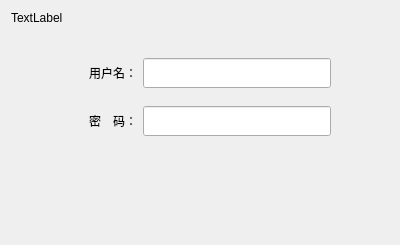
<?xml version="1.0" encoding="UTF-8"?>
<ui version="4.0">
 <class>Dialog</class>
 <widget class="QDialog" name="Dialog">
  <property name="geometry">
   <rect>
    <x>0</x>
    <y>0</y>
    <width>400</width>
    <height>245</height>
   </rect>
  </property>
  <property name="windowTitle">
   <string>Dialog</string>
  </property>
  <layout class="QVBoxLayout" name="verticalLayout">
   <item>
    <widget class="QLabel" name="label">
     <property name="text">
      <string>TextLabel</string>
     </property>
    </widget>
   </item>
   <item>
    <widget class="QWidget" name="widget" native="true">
     <property name="minimumSize">
      <size>
       <width>0</width>
       <height>100</height>
      </size>
     </property>
     <layout class="QHBoxLayout" name="horizontalLayout">
      <item>
       <widget class="QWidget" name="widget_2" native="true">
        <layout class="QVBoxLayout" name="verticalLayout_3">
         <item>
          <widget class="QWidget" name="widget_4" native="true">
           <layout class="QHBoxLayout" name="horizontalLayout_2">
            <property name="leftMargin">
             <number>60</number>
            </property>
            <property name="rightMargin">
             <number>40</number>
            </property>
            <item>
             <widget class="QLabel" name="label_3">
              <property name="minimumSize">
               <size>
                <width>0</width>
                <height>30</height>
               </size>
              </property>
              <property name="text">
               <string>用户名：</string>
              </property>
             </widget>
            </item>
            <item>
             <widget class="QLineEdit" name="lineEdit">
              <property name="minimumSize">
               <size>
                <width>0</width>
                <height>30</height>
               </size>
              </property>
             </widget>
            </item>
           </layout>
          </widget>
         </item>
         <item>
          <widget class="QWidget" name="widget_5" native="true">
           <layout class="QHBoxLayout" name="horizontalLayout_3">
            <property name="leftMargin">
             <number>60</number>
            </property>
            <property name="rightMargin">
             <number>40</number>
            </property>
            <item>
             <widget class="QLabel" name="label_4">
              <property name="minimumSize">
               <size>
                <width>0</width>
                <height>30</height>
               </size>
              </property>
              <property name="text">
               <string>密　码：</string>
              </property>
             </widget>
            </item>
            <item>
             <widget class="QLineEdit" name="lineEdit_2">
              <property name="minimumSize">
               <size>
                <width>0</width>
                <height>30</height>
               </size>
              </property>
              <property name="echoMode">
               <enum>QLineEdit::Password</enum>
              </property>
             </widget>
            </item>
           </layout>
          </widget>
         </item>
        </layout>
       </widget>
      </item>
     </layout>
    </widget>
   </item>
   <item>
    <widget class="QWidget" name="widget_6" native="true">
     <layout class="QHBoxLayout" name="horizontalLayout_5">
      <item>
       <spacer name="horizontalSpacer">
        <property name="orientation">
         <enum>Qt::Horizontal</enum>
        </property>
        <property name="sizeHint" stdset="0">
         <size>
          <width>40</width>
          <height>20</height>
         </size>
        </property>
       </spacer>
      </item>
     </layout>
    </widget>
   </item>
   <item>
    <spacer name="verticalSpacer">
     <property name="orientation">
      <enum>Qt::Vertical</enum>
     </property>
     <property name="sizeHint" stdset="0">
      <size>
       <width>20</width>
       <height>40</height>
      </size>
     </property>
    </spacer>
   </item>
   <item>
    <widget class="QWidget" name="widget_7" native="true"/>
   </item>
  </layout>
 </widget>
 <resources/>
 <connections/>
</ui>
